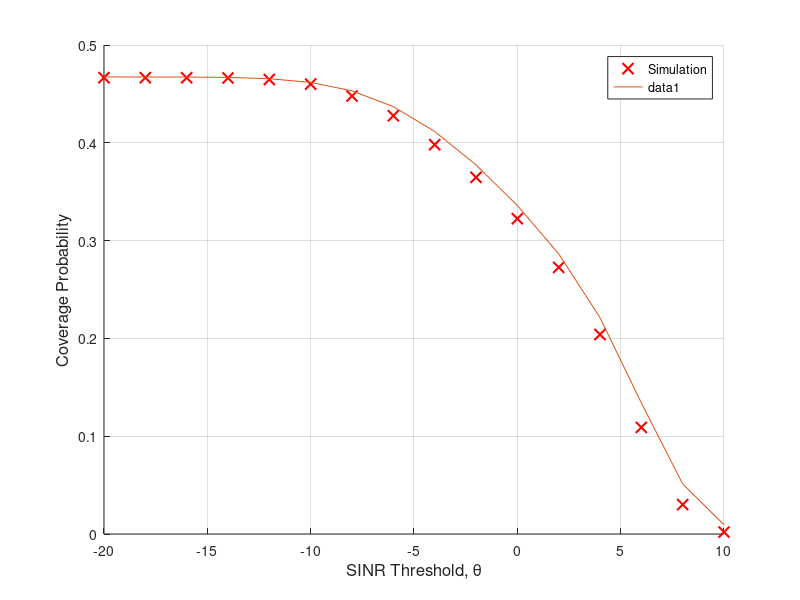

This chart was generated by the following MATLAB code:
clc; clear; close all;

%% ======================== Simulation Parameters ========================= %%
radiusCluster = 500;      % Radius of cluster disk (for daughter points)
H_UAV = 120;             % UAV altitude
N = 9;                   % Number of UAVs

% Channel Parameters
mL = 4;                  % LOS Nakagami-m parameter
mN = 1;                  % NLOS Nakagami-m parameter
alphaL = 2.0;            % LOS Path loss exponent
alphaN = 3.5;            % NLOS Path loss exponent
P_u = 1.5;               % UAV transmission power
n0Squared = 4.14e-6;     % Noise power

% Resource Blocks (RBs)
RBs = 5;
activeProb =  floor((N+1)/RBs - 1);  % Probability of UAVs being active

% LOS Probability Model
a = 9.61;
b = 0.16;

% SINR Thresholds
taudB = (-20:2:10)';  
tau = 10.^(taudB ./ 10);

diskArea = pi * radiusCluster^2;
nbit = 10000;            % Number of simulation iterations
nsir = zeros(length(tau), 1); % Coverage probability counter
valid_n = 0;             % Counter for valid simulations

%% ===================== Monte Carlo Simulation ========================= %%
for n = 1:nbit
    fprintf("Simulation Iteration: %d\n", n);

    %% --------------- UAV Generation ---------------- %%
    t = 2 * pi * rand(N, 1);
    r = radiusCluster * sqrt(rand(N, 1));
    xxUAV = r .* cos(t);
    yyUAV = r .* sin(t);

    % Chosen UAV for communication
    xx_chosenUAV = 30;
    yy_chosenUAV = 282;

    xxUAV = [xxUAV; xx_chosenUAV];
    yyUAV = [yyUAV; yy_chosenUAV];

    %% --------------- Device Generation ---------------- %%
    xx_chosenUE = 0;
    yy_chosenUE = 0;  

    %% --------------- Establishing Main & Interfering Links ---------------- %%
    TxXDev = xx_chosenUE;  % Main transmitting device
    TxYDev = yy_chosenUE;

    TxXUAV = xxUAV(end);  % Main transmitting UAV
    TxYUAV = yyUAV(end);

    % Compute distances
    dists_down = pdist2([xxUAV, yyUAV], [TxXDev, TxYDev]);
    Oa = atand(H_UAV ./ dists_down);
    PLOS = 1 ./ (1 + a .* exp(-b .* (Oa - a)));

    pa = binornd(1, PLOS);
    ial = find(pa == 1);
    ian = find(pa == 0);

    % Compute channel gains
    if any(ial(:) == N+1)  
        ial = ial(ial ~= N+1);  
        dist = sqrt((TxXUAV - TxXDev)^2 + (TxYUAV - TxYDev)^2 + H_UAV^2);
        r_0 = dist^(-alphaL);
        h_0_down = gamrnd(mL, 1 / mL, 1);
    elseif any(ian(:) == N+1)
        ian = ian(ian ~= N+1);
        dist = sqrt((TxXUAV - TxXDev)^2 + (TxYUAV - TxYDev)^2 + H_UAV^2);
        r_0 = dist^(-alphaN);
        h_0_down = gamrnd(mN, 1 / mN, 1);
    end

    %% ================== Downlink Interference Calculation =================== %%
    xxUAV(end) = []; % Remove the main transmitting UAV
    yyUAV(end) = [];

    % Randomly activate interfering UAVs
    availableUAVs = 1:N; % Devices excluding the current UAV
    indices = randsample(availableUAVs, activeProb);

    ial = intersect(indices, ial);
    ian = intersect(indices, ian);

    % LOS Interference
    h_i_down_LOS = gamrnd(mL, 1 / mL, length(ial), 1);
    r_i_down_LOS = sqrt((TxXDev - xxUAV(ial)).^2 + (TxYDev - yyUAV(ial)).^2 + H_UAV^2).^(-alphaL);
    I_down_LOS = sum(P_u .* h_i_down_LOS .* r_i_down_LOS);

    % NLOS Interference
    h_i_down_NLOS = gamrnd(mN, 1 / mN, length(ian), 1);
    r_i_down_NLOS = sqrt((TxXDev - xxUAV(ian)).^2 + (TxYDev - yyUAV(ian)).^2 + H_UAV^2).^(-alphaN);
    I_down_NLOS = sum(P_u .* h_i_down_NLOS .* r_i_down_NLOS);

    % Compute Downlink SINR
    SIR_down = h_0_down * P_u * r_0 / (I_down_LOS + I_down_NLOS + n0Squared);
    SIRdB_down = 10 * log10(SIR_down);

    % Compute Coverage Probability
    for t = 1:length(tau)
        if (SIRdB_down >= taudB(t))
            nsir(t) = nsir(t) + 1;
        end
    end

    valid_n = valid_n + 1;
end

%% ===================== Coverage Probability Plot ========================= %%
Pc_simul = nsir ./ valid_n;

figure;
hold on;
plot(taudB, Pc_simul, 'x', 'DisplayName', 'Simulation', 'LineWidth', 1.5, 'MarkerSize', 8, 'Color', 'red');
xlabel('SINR Threshold, \theta', 'FontSize', 12);
ylabel('Coverage Probability', 'FontSize', 12);
grid on;
legend show;

plot(taudB,[0.467356, 0.467336, 0.467243, 0.466861, 0.465538, 0.461778, 0.453137, 0.436953, 0.411626, 0.377417, 0.335911, 0.286558, 0.221268, 0.134082, 0.051153, 0.00944879])
